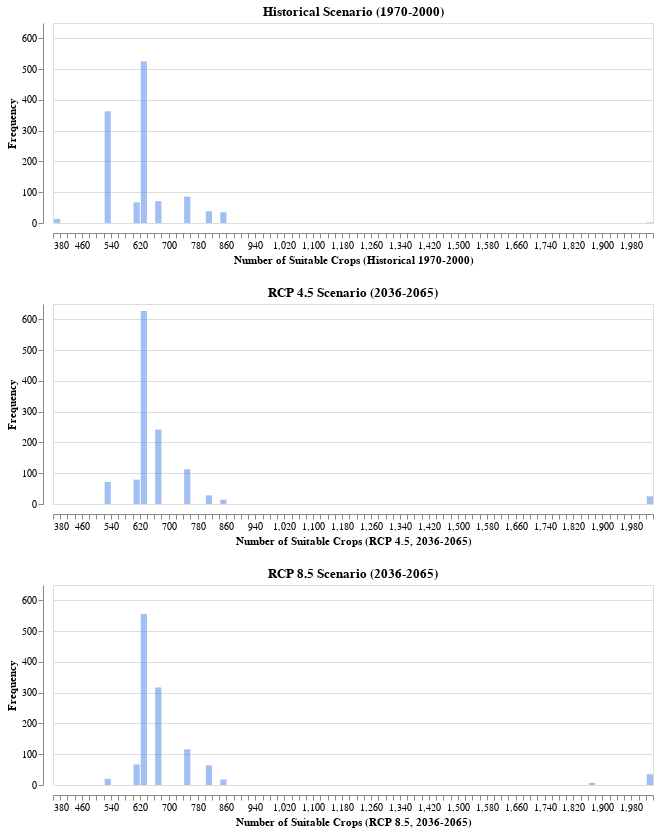

Source (notebook cell):
### Code cell
# Set bin size
bin_size = 20  # You can adjust the bin size as needed
color='cornflowerblue'
opacity=0.6

# Create Altair charts for each scenario
chart_h = alt.Chart(data_for_plot).mark_bar(color=color, opacity=opacity).encode(
    x=alt.X('Number_of_Suitable_Crops_historical:Q', bin=alt.Bin(step=bin_size), title='Number of Suitable Crops (Historical 1970-2000)', axis=alt.Axis(offset=10)),
    y=alt.Y('count()', title='Frequency', axis=alt.Axis(offset=10)),
).properties(
    title='Historical Scenario (1970-2000)',
    width=600,
    height=200
)

chart_45 = alt.Chart(data_for_plot).mark_bar(color=color, opacity=opacity).encode(
    x=alt.X('Number_of_Suitable_Crops_mid_century_medium_CO2:Q', bin=alt.Bin(step=bin_size), title='Number of Suitable Crops (RCP 4.5, 2036-2065)', axis=alt.Axis(offset=10)),
    y=alt.Y('count()', title='Frequency', axis=alt.Axis(offset=10)),
).properties(
    title='RCP 4.5 Scenario (2036-2065)',
    width=600,
    height=200
)

chart_85 = alt.Chart(data_for_plot).mark_bar(color=color, opacity=opacity).encode(
    x=alt.X('Number_of_Suitable_Crops_mid_century_high_CO2:Q', bin=alt.Bin(step=bin_size), title='Number of Suitable Crops (RCP 8.5, 2036-2065)', axis=alt.Axis(offset=10)),
    y=alt.Y('count()', title='Frequency', axis=alt.Axis(offset=10)),
).properties(
    title='RCP 8.5 Scenario (2036-2065)',
    width=600,
    height=200
)

# Combine the charts with shared axis domains
combined_chart = alt.vconcat(
    chart_h, 
    chart_45, 
    chart_85
).resolve_scale(
    x='shared',
    y='shared'
)

combined_chart

### Figure 1 — Vega-Lite specification as saved in the notebook (floating-point values rounded to 4 significant figures; data arrays with more than 128 entries replaced by an {"elided": "..."} marker saying what was removed)
{"config": {"view": {"continuousWidth": 300, "continuousHeight": 300}}, "vconcat": [{"mark": {"type": "bar", "color": "cornflowerblue", "opacity": 0.6}, "encoding": {"x": {"axis": {"offset": 10}, "bin": {"step": 20}, "field": "Number_of_Suitable_Crops_historical", "title": "Number of Suitable Crops (Historical 1970-2000)", "type": "quantitative"}, "y": {"aggregate": "count", "axis": {"offset": 10}, "title": "Frequency", "type": "quantitative"}}, "height": 200, "title": "Historical Scenario (1970-2000)", "width": 600}, {"mark": {"type": "bar", "color": "cornflowerblue", "opacity": 0.6}, "encoding": {"x": {"axis": {"offset": 10}, "bin": {"step": 20}, "field": "Number_of_Suitable_Crops_mid_century_medium_CO2", "title": "Number of Suitable Crops (RCP 4.5, 2036-2065)", "type": "quantitative"}, "y": {"aggregate": "count", "axis": {"offset": 10}, "title": "Frequency", "type": "quantitative"}}, "height": 200, "title": "RCP 4.5 Scenario (2036-2065)", "width": 600}, {"mark": {"type": "bar", "color": "cornflowerblue", "opacity": 0.6}, "encoding": {"x": {"axis": {"offset": 10}, "bin": {"step": 20}, "field": "Number_of_Suitable_Crops_mid_century_high_CO2", "title": "Number of Suitable Crops (RCP 8.5, 2036-2065)", "type": "quantitative"}, "y": {"aggregate": "count", "axis": {"offset": 10}, "title": "Frequency", "type": "quantitative"}}, "height": 200, "title": "RCP 8.5 Scenario (2036-2065)", "width": 600}], "data": {"name": "data-8381f8be7b3849f3dc2250b963667c2a"}, "resolve": {"scale": {"x": "shared", "y": "shared"}}, "$schema": "https://vega.github.io/schema/vega-lite/v5.17.0.json", "datasets": {"data-8381f8be7b3849f3dc2250b963667c2a": {"elided": "1200 records"}}}
